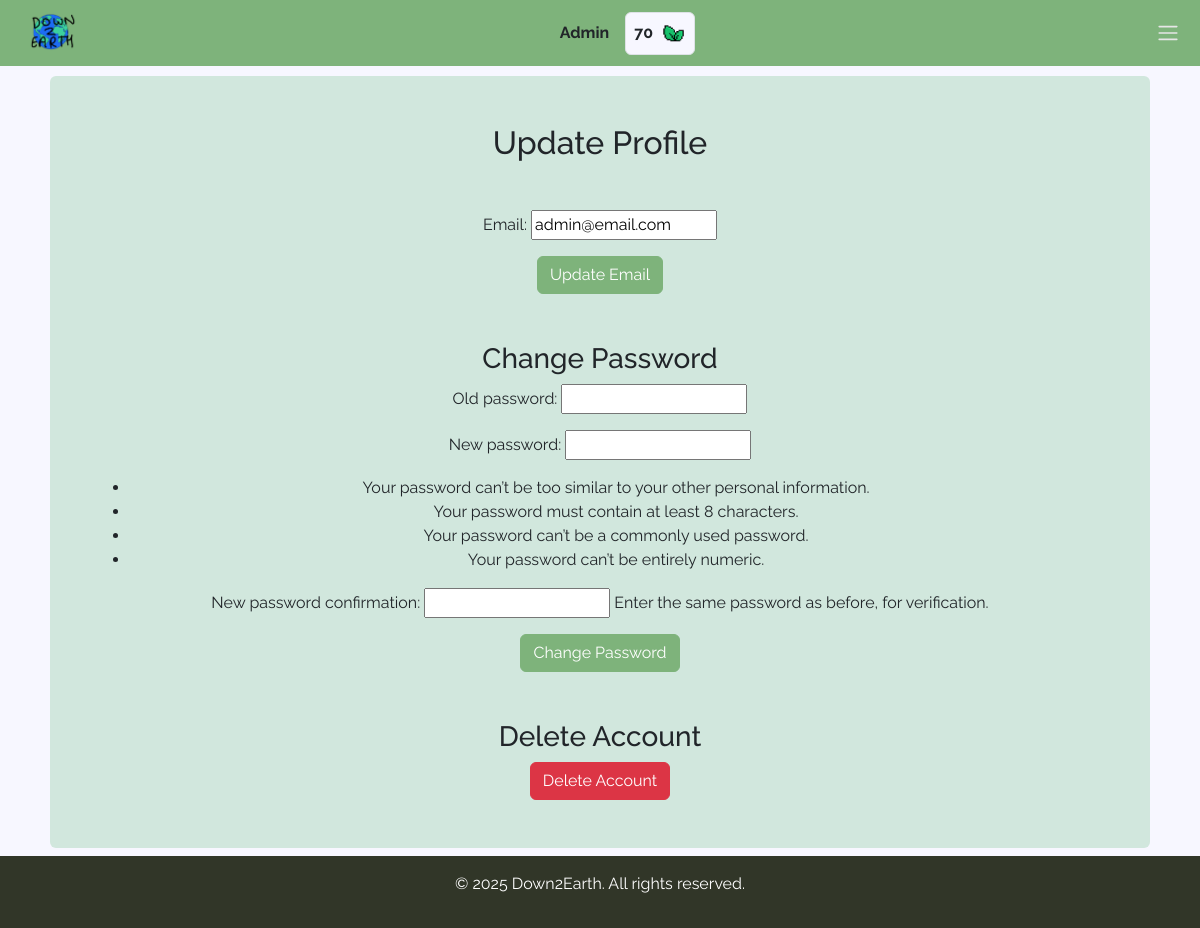
Page /settings/ (signed in) on the committed database.
### user_management/models.py (models this page shows, shortened)
class CustomUser(AbstractUser):
    email = models.EmailField(null=False, blank=False)
    owned_plants = models.ManyToManyField("garden.Plant", related_name="owners")
    objects = CustomUserManager()

class UserStats(models.Model):
    user = models.OneToOneField(CustomUser, on_delete=models.CASCADE, related_name="stats")
    leaves = models.IntegerField(default=0)
    points = models.IntegerField(default=0)
    class Meta:
        verbose_name = "User Stats"
        verbose_name_plural = "User Stats"

### main/views.py (the view)
# urls.py: path('settings/', views.settings, name='settings'),
@login_required()
def settings(request):
    user_form = ProfileUpdateForm(instance=request.user)
    password_form = CustomPasswordChangeForm(user=request.user)
    if request.method == 'POST':
        if 'update_profile' in request.POST:
            user_form = ProfileUpdateForm(request.POST, instance=request.user)
            if user_form.is_valid():
                user_form.save()
                messages.success(request, 'Your profile has been updated successfully!')
                return redirect('settings')
        elif 'change_password' in request.POST:
            password_form = CustomPasswordChangeForm(user=request.user, data=request.POST)
            if password_form.is_valid():
                password_form.save()
                messages.success(request, 'Your password has been changed successfully!')
                return redirect('/auth/login/')
    else:
        user_form = ProfileUpdateForm(instance=request.user)
        password_form = CustomPasswordChangeForm(user=request.user)
    context = {
        'user_form': user_form,
        'password_form': password_form
    }
    return render(request, "settings.html", context)

### login/forms.py
class ProfileUpdateForm(forms.ModelForm):
    class Meta:
        model = CustomUser
        fields = ['email'] # update to ['username', 'email'] if username is to be updated

class CustomPasswordChangeForm(PasswordChangeForm):
    class Meta:
        model = CustomUser
        fields = ['old_password', 'new_password1', 'new_password2']

### main/templates/settings.html (shortened to what this page needs)
{% extends 'base.html' %}
{% block content %}
<div class="d-flex justify-content-center">
    <div class="container text-center mt-2">
      <div class="bg-success-subtle rounded p-5 m-2">
        <h2>Update Profile</h2>
        <div class="mt-5">
            <form method="post">
                {{ user_form.as_p }}
                <button type="submit" name="update_profile" class="btn btn-primary">Update Email</button>
            </form>
        </div>
        <div class="mt-5">
            <h3>Change Password</h3>
            <form method="post">
                {{ password_form.as_p }}
                <button type="submit" name="change_password" class="btn btn-primary">Change Password</button>
            </form>
        </div>
        <div class="mt-5">
            <h3>Delete Account</h3>
            <form method="post" action="{% url 'delete_account' %}">
                <button type="submit" class="btn btn-danger">Delete Account</button>
            </form>
        </div>
      </div>
    </div>
</div>
{% endblock %}

### main/templates/base.html (shortened to what this page needs)
<!DOCTYPE html>
<html lang="en">
<head>
    <link href="https://cdn.jsdelivr.net/npm/bootstrap@5.3.3/dist/css/bootstrap.min.css"
          rel="stylesheet"
>
    {% load static %}
</head>
<body class="d-flex flex-column min-vh-100">
  <nav class="navbar navbar-light fixed-top navbar-overlay">
    <div class="container-fluid">
      <a class="navbar-brand" href="/">
        <img src="{% static 'icons/logo.png' %}" alt="site icon">
      </a>
      <div class="d-flex align-items-center">
        {% if user.is_authenticated %}
          <p class="mb-0 me-3 fw-bold">{{ user.username }}</p>
          <div class="d-flex align-items-center border rounded p-2" style="background-color: #F7F7FF;">
            <p class="mb-0 fw-bold">{{ user.stats.leaves }}</p>
            <img src="{% static 'icons/leaf.png' %}" height="25px" class="ms-2" alt="leaf icon">
          </div>
        {% endif %}
      </div>
      <div class="nav-item dropdown me-1">
        <a class="nav-link d-flex align-items-center" href="#" id="navbarDropdown" role="button"
           data-bs-toggle="dropdown" aria-expanded="false">
          <span class="navbar-toggler-icon"></span>
        </a>
      </div>
    </div>
  </nav>
  <div class="content">
    {% block content %}
    {% endblock %}
  </div>
  <footer class="footer text-white text-center py-3" style="background-color: #313628;">
    <div class="container">
      <p>&copy; <script>document.write(new Date().getFullYear());</script> Down2Earth. All rights reserved.</p>
    </div>
  </footer>
</body>
</html>

### rows in the picture
CustomUser: username "Admin", stats.leaves "70", email "admin@email.com"
